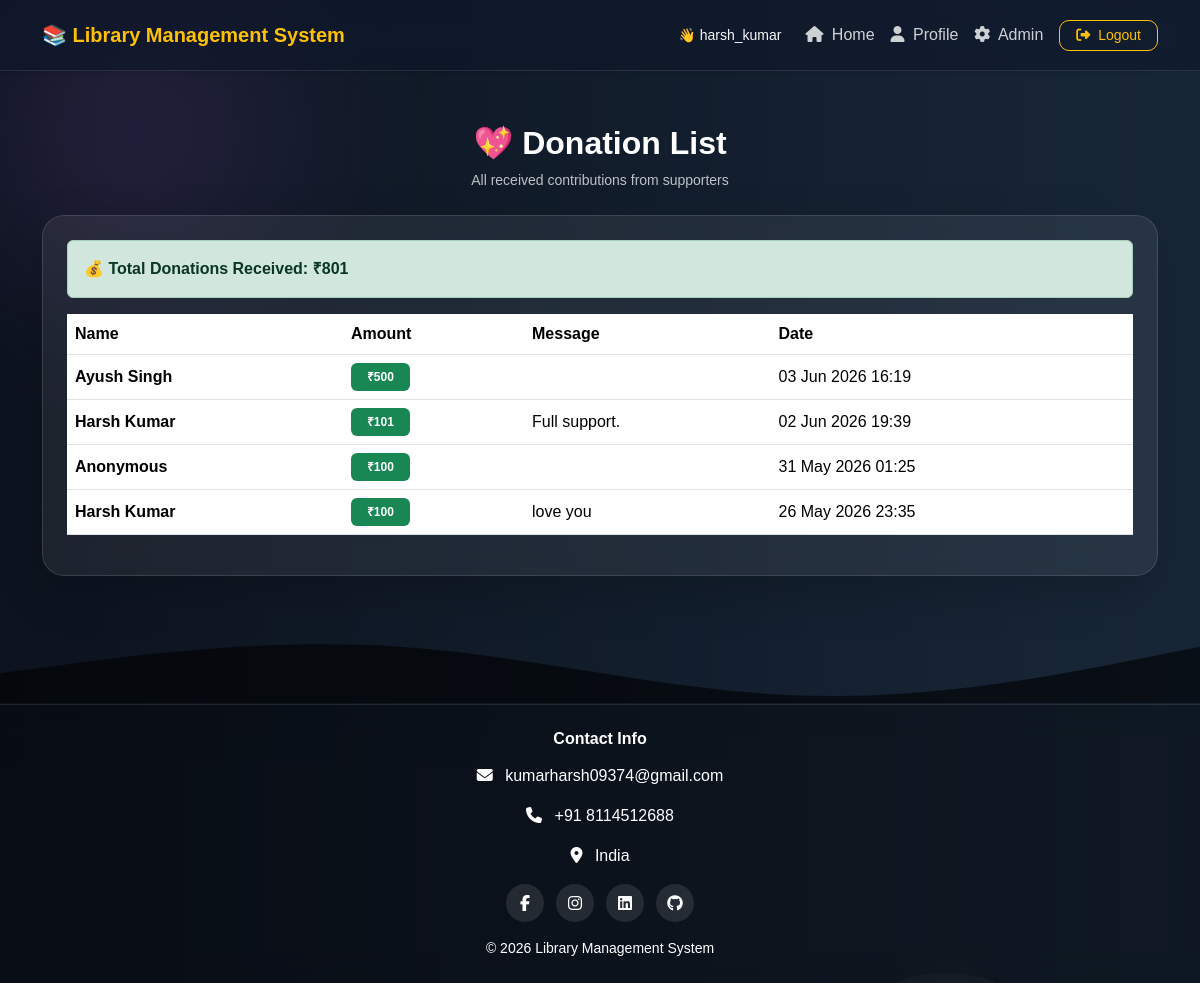
Screenshot of /books/donations/ (signed in) with the database file from the repository.
### books/models.py (models this page shows, shortened)
class Donation(models.Model):
    name = models.CharField(
        max_length=100,
        blank=True
    )
    amount = models.PositiveIntegerField(
        null=True,
        blank=True
    )
    message = models.TextField(
        blank=True
    )
    created_at = models.DateTimeField(
        auto_now_add=True
    )

### books/views.py (the view)
# urls.py: path('donations/', views.donation_list, name='donation_list'),
@login_required
def donation_list(request):
    if not request.user.is_superuser:
        messages.error(request, "Access denied.")
        return redirect('login')
    donations = Donation.objects.all().order_by('-created_at')
    total = sum(d.amount for d in donations if d.amount)
    return render(request, 'books/donation_list.html', {
        'donations': donations,
        'total': total,
    })

### books/templates/books/donation_list.html (shortened to what this page needs)
{% extends 'base.html' %}
{% block content %}
{% include 'includes/dashboard_navbar.html' %}
<div class="container py-4">
    <div class="text-center mb-4">
        <h2 class="text-white fw-bold">
            💖 Donation List
        </h2>
        <p class="text-light opacity-75 small">
            All received contributions from supporters
        </p>
    </div>
    <div class="glass-card p-4 shadow-lg">
        {% if total %}
        <div class="alert alert-success mb-3 fw-semibold">
            💰 Total Donations Received: ₹{{ total }}
        </div>
        {% endif %}
        <div class="table-responsive">
            <table class="table table-hover align-middle text-white">
                <thead>
                    <tr>
                        <th>Name</th>
                        <th>Amount</th>
                        <th>Message</th>
                        <th>Date</th>
                    </tr>
                </thead>
                <tbody>
                    {% for donation in donations %}
                    <tr>
                        <td class="fw-semibold">
                            {{ donation.name }}
                        </td>
                        <td>
                            <span class="badge bg-success px-3 py-2">
                                ₹{{ donation.amount }}
                            </span>
                        </td>
                        <td>
                            {{ donation.message }}
                        </td>
                        <td>
                            {{ donation.created_at|date:"d M Y H:i" }}
                        </td>
                    </tr>
                    {% empty %}
                    <tr>
                        <td colspan="4" class="text-center text-light opacity-75">
                            No Donations Found
                        </td>
                    </tr>
                    {% endfor %}
                </tbody>
            </table>
        </div>
    </div>
</div>
{% endblock %}

### templates/includes/dashboard_navbar.html (shortened to what this page needs)
<nav class="navbar navbar-expand-lg navbar-dark shadow-sm" style="background: rgba(0,0,0,0.55);
            backdrop-filter: blur(12px);
            border-bottom: 1px solid rgba(255,255,255,0.1);">
    <div class="container">
        <a class="navbar-brand fw-bold text-warning" href="{% if user.is_authenticated %}
                    {% if user.is_superuser %}
                        {% url 'admin_dashboard' %}
                    {% elif user.is_staff %}
                        {% url 'staff_dashboard' %}
                    {% else %}
                        {% url 'student_dashboard' %}
                    {% endif %}
                 {% else %}
                    {% url 'home' %}
                 {% endif %}">
            📚 Library Management System
        </a>
        <div class="collapse navbar-collapse" id="navbarNav">
            <ul class="navbar-nav ms-auto align-items-center">
                {% if user.is_authenticated %}
                <li class="nav-item me-3">
                    <span class="text-light small">
                        👋 {{ request.user.username }}
                    </span>
                </li>
                <li class="nav-item">
                    <a class="nav-link" href="
                           {% if user.is_superuser %}
                                {% url 'admin_dashboard' %}
                           {% elif user.is_staff %}
                                {% url 'staff_dashboard' %}
                           {% else %}
                                {% url 'student_dashboard' %}
                           {% endif %}
                           ">
                        <i class="fa fa-home me-1"></i> Home
                    </a>
                </li>
                <li class="nav-item">
                    <a class="nav-link" href="{% url 'profile' %}">
                        <i class="fa fa-user me-1"></i> Profile
                    </a>
                </li>
                {% if user.is_superuser %}
                <li class="nav-item">
                    <a class="nav-link text-warning" href="{% url 'admin:index' %}" target="_blank">
                        <i class="fa fa-cog me-1"></i> Admin
                    </a>
                </li>
                {% endif %}
                <li class="nav-item ms-2">
                    <button type="button" class="btn btn-outline-warning btn-sm px-3" data-bs-toggle="modal"
                        data-bs-target="#logoutModal">
                        <i class="fa fa-sign-out-alt me-1"></i> Logout
                    </button>
                </li>
                {% endif %}
            </ul>
        </div>
    </div>
</nav>

### static/css/style.css (style rules this page uses)
html, body { height: 100%; margin: 0; padding: 0; scroll-behavior: smooth; }
body { padding-top: 100px; background: linear-gradient(to right, #141e30, #243b55); min-height: 100vh; display: flex; flex-direction: column; font-family: Arial, sans-serif; overflow-x: hidden; position: relative; }
body::before { content: ""; position: fixed; inset: 0; background: rgba(0, 0, 0, .35); z-index: -3; }
body::after { content: ""; position: fixed; width: 500px; height: 500px; background: radial-gradient(circle, rgba(118, 75, 162, .22), transparent 70%); top: -120px; left: -120px; filter: blur(45px); animation: moveGlow 10s ease-in-out infinite alternate; z-index: -2; }
.navbar { background: rgba(15, 23, 42, .65) !important; backdrop-filter: blur(18px); -webkit-backdrop-filter: blur(18px); border-bottom: 1px solid rgba(255, 255, 255, .08); border-radius: 0px; box-shadow: 0 8px 30px rgba(0, 0, 0, .25); transition: .3s; }
.navbar { position: fixed; top: 0; padding-top: 15px; padding-bottom: 15px; left: 0; width: 100%; z-index: 1000; backdrop-filter: blur(18px); }
.navbar-brand { font-size: 20px; font-weight: 700; }
.navbar .nav-link { color: rgba(255, 255, 255, .8) !important; padding: 6px 10px; border-radius: 8px; transition: .3s; }
.glass-card { background: rgba(255, 255, 255, .07); backdrop-filter: blur(20px); -webkit-backdrop-filter: blur(20px); border: 1px solid rgba(255, 255, 255, .12); border-radius: 22px; box-shadow: 0 15px 40px rgba(0, 0, 0, .25), inset 0 1px 0 rgba(255, 255, 255, .08); transition: .3s; cursor: pointer; }
button { border-radius: 10px !important; font-weight: 600; }

### rows the page displays
Donation: name "Ayush Singh", amount "500", created_at "03 Jun 2026 16:19"
Donation: name "Harsh Kumar", amount "101", message "Full support.", created_at "02 Jun 2026 19:39"
Donation: name "Anonymous", amount "100", created_at "31 May 2026 01:25"
Donation: name "Harsh Kumar", amount "100", message "love you", created_at "26 May 2026 23:35"

### other values shown
{{ request.user.username }} "harsh_kumar"
{{ total }} "801"
